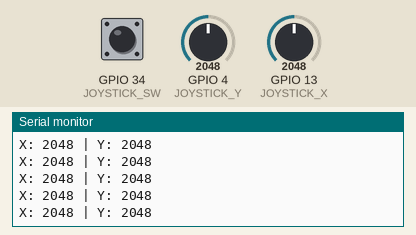
This sketch was run on a simulated ESP32. On the bench: the last lines printed to the serial monitor. The test bench sets the inputs (shaded band); at power-on: GPIO 4 (JOYSTICK_Y) = 2048, GPIO 13 (JOYSTICK_X) = 2048, GPIO 34 (JOYSTICK_SW) HIGH. No radio packets arrive unless stated.

Above: at 1.2 s.
1.3 s: GPIO 4 (JOYSTICK_Y) set to 2866
At 1.48 s:
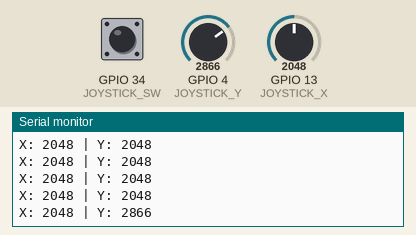
2.8 s: GPIO 13 (JOYSTICK_X) set to 2866
At 2.82 s:
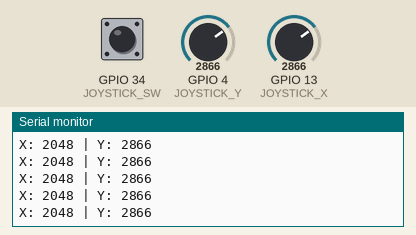
4.3 s: GPIO 4 (JOYSTICK_Y) set to 3603
At 4.3 s:
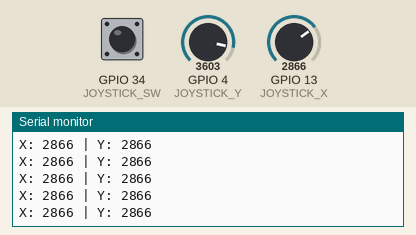
5.8 s: GPIO 13 (JOYSTICK_X) set to 3603
At 5.84 s:
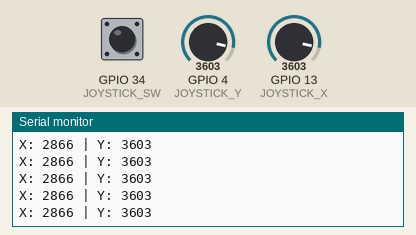
Timing chart, 0 to 8.3 s (numbered marks = the images above; inputs shaded):
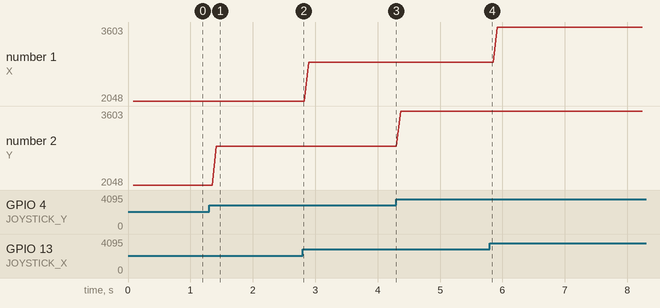

The sketch:

PruebaControlLora_Emisor_Joystick.ino
```cpp
/***************************************************************************************************************************************************
Club de Investigación Univesitario de Desarrollo en Sistemas Espaciales
Misión Centinela
Código desarrollado por Electrónica Rovers

Código de prueba de emisor con joystick para datos de control del rover Centinela implementando una Esp32 con Lora (TTGO Lora32) y un joystick.
Para la prueba del envio de datos se utilizó este código en la lilygo con pantalla. Como receptor se uso la T-Beam que envía los datos por I2C a la esp32.

El objetivo de este código es comprobar el funcionamiento del LoRa como sistema de control.

Librerias necesarias:
LoRa by Sandeep Mistry

Board en ArduinoIDE es TTGO LoRa32-OLED
**************************************************************************************************************************************************/

//Declaramos configuración de pines
#define Pines_Telemetria
#include "Telemetria_Control.h"
//Banda Lora actual 915E6 ----- Se puede modificar en archivo .h

telemetryControl_t telemetryControl;

void setup()
{
  inicializarLora();  //Función para inicializar LoRa.
   Serial.begin(115200);

  // Configure joystick pins
  pinMode(JOYSTICK_X, INPUT);
  pinMode(JOYSTICK_Y, INPUT);
  pinMode(JOYSTICK_SW, INPUT_PULLUP); // Internal pull-up resistor for button
}

void loop()
{
  //Leer datos de JoyStick
  telemetryControl.x = analogRead(JOYSTICK_X); // Range: 0-4095
  telemetryControl.y = analogRead(JOYSTICK_Y); // Range: 0-4095
  telemetryControl.brake = digitalRead(JOYSTICK_SW) == LOW;

  enviarDatos();
  Serial.print("X: ");
  Serial.print(telemetryControl.x );
  Serial.print(" | Y: ");
  Serial.println(telemetryControl.y);
  delay(10);
}
```

Funciones_LoRa.cpp
```cpp
/***************************************************************************************************************************************
Club de Investigación Univesitario de Desarrollo en Sistemas Espaciales
Misión Centinela
Código desarrollado por Electrónica Rovers
Archivo cpp con la declaración de funciones de LORA para el control implementando Esp32 LoRa con pantalla OLED.
****************************************************************************************************************************************/

#define Pines_Telemetria
#include "Telemetria_Control.h"

//Función para inicilizar el módulo LORA esp32
void inicializarLora()
{
   // Iniciar LoRa
  SPI.begin(LORA_SCK, LORA_MISO, LORA_MOSI, LORA_SS);
  LoRa.setPins(LORA_SS, LORA_RST, LORA_DIO0);

  // Chequeo rapido
  if (!LoRa.begin(BAND))
  {
    if(Serial)
      Serial.println("Fallo al iniciar LoRa");
    while (1);
  }

  // Asignar palabra de sincronización (debe ser la misma en TX y RX)
  LoRa.setSyncWord(0xA0);

  // ESTAS LÍNEAS SON IMPORTANTES PARA LA LATENCIA
  LoRa.setSpreadingFactor(7);     // Mínimo SF para máx velocidad
  LoRa.setSignalBandwidth(500E3); // Máximo BW para máx velocidad
}

void enviarDatos()
{
  uint8_t buffer[sizeof(telemetryControl)];
  memcpy(buffer, &telemetryControl, sizeof(telemetryControl));

  LoRa.beginPacket();                    // 1. Iniciar el paquete de LoRa
  LoRa.write(buffer, sizeof(buffer));    // 2. Escribir el contenido del mensaje
  LoRa.endPacket();                      // 3. Finalizar el paquete y enviarlo
}
```

Globales.cpp
```cpp
/***************************************************************************************************************************************
Club de Investigación Univesitario de Desarrollo en Sistemas Espaciales
Misión Centinela
Código desarrollado por Electrónica Rovers
Archivo cpp con
****************************************************************************************************************************************/

#define Pines_Telemetria
#include "Telemetria_Control.h"
```

Telemetria_Control.h
```cpp
/******************************************************************************************************************************
Club de Investigación Univesitario de Desarrollo en Sistemas Espaciales
Misión Centinela
Código desarrollado por Electrónica Rovers
Archivo header con la declaración de pines y configuración inicial para prueba del control del rover implementando LilyGo TTGO T-Beam V1.2.
*******************************************************************************************************************************/

//Librerias
#include <cstdint>
#include <Wire.h>
#include <SPI.h>
#include <LoRa.h>

#ifndef TELEMETRIA_H
#define TELEMETRIA_H

//------------------------------------------------------------------------------//
//Declaracion de pines y configuración inicial para la telemetría usando la placa LilyGo TTGO T-Beam V1.2.
#ifdef Pines_Telemetria
  //Baud rate de esp32
  #define BAUD_RATE 115200

  //Pines para LORA de la placa T-Beam
  #define LORA_SCK 5      //Reloj SPI
  #define LORA_MISO 19    //MISO
  #define LORA_MOSI 27    //MOSI
  #define LORA_SS 18      //Slave Select
  #define LORA_RST 23     //Reset
  #define LORA_DIO0 26    //IRQ (Interrupt Request)

  //Banda LORA
  #define BAND 915E6
//Joystick pins
  #define JOYSTICK_X 13  // Analog pin for X-axis
  #define JOYSTICK_Y 4  // Analog pin for Y-axis
  #define JOYSTICK_SW 34 // Digital pin for button

#endif

//Variables globales
typedef struct telemetryControl
{
  int16_t x;
  int16_t y;
  int8_t brake;
}telemetryControl_t;

extern telemetryControl_t telemetryControl;   //Crear una variable de la estructura

//------------------------------------------------------------------------------//
//Funciones Lora
void inicializarLora();
void enviarDatos();

//------------------------------------------------------------------------------//

#endif
```

Measured:
- after the input at 1.3 s, the serial monitor: prints a new line after 0.12 s (image 1)
- plotted number 2: 2048 → 2866 after the input at 1.3 s, 2866 → 3603 after the input at 4.3 s
